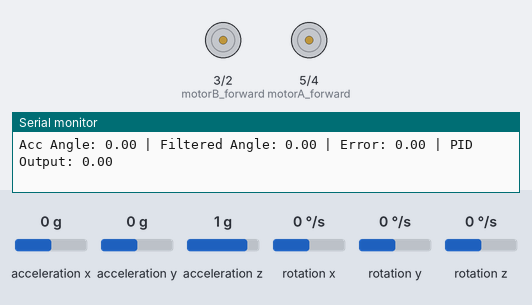
Bench run of a sketch on a simulated Arduino Uno, built with avr-gcc and run on an emulated ATmega328P. On the bench: motor-driver pin pairs drawn as motors (green arrow = first pin HIGH = forward, orange = second pin HIGH = backward, longer = more drive), the last lines printed to the serial monitor. Inputs (shaded band) come from the test bench; at power-on: acceleration x 0 g, rotation x 0 °/s, acceleration z 1 g, acceleration y 0 g, rotation y 0 °/s, rotation z 0 °/s.

Above: at 1.2 s.
1.3 s: acceleration x set to 0.8 g
At 3.5 s:
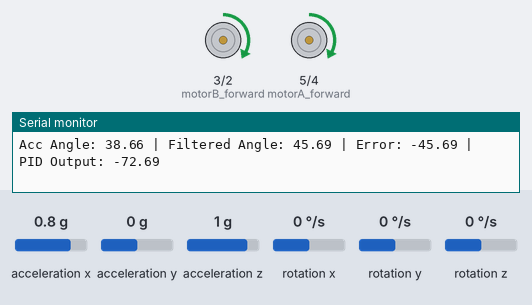
4.3 s: rotation x set to 100 °/s
At 4.8 s:
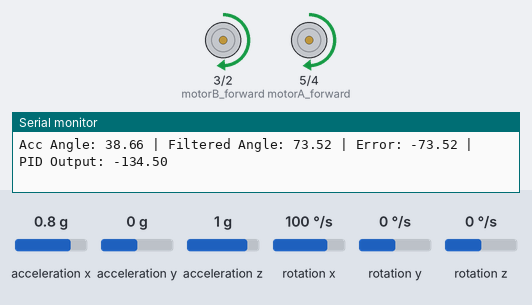
7.3 s: acceleration z set to -0.8 g
10.3 s: acceleration y set to -1.4 g
13.3 s: rotation x set to -192 °/s
16.3 s: rotation x set to 192 °/s
At 17.5 s:
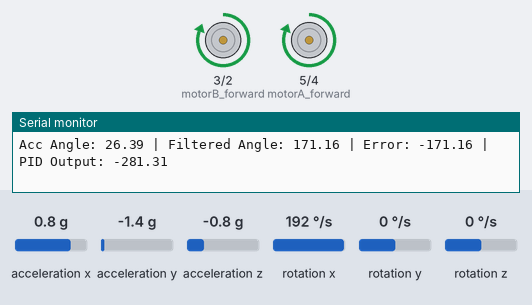
Timing chart, 0 to 20.3 s (numbered marks = the images above; inputs shaded):
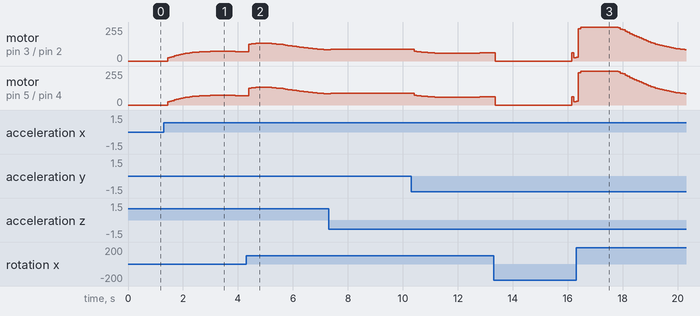

The sketch:

AutonomousBalancing_Kalman.ino
```cpp
#include <Wire.h>
#include <MPU6050.h>
#include <math.h>

//define motor control pins
#define in1 5 //5
#define in2 4 //4
#define in3 3 //3
#define in4 2 //2

//create i2c object
MPU6050 mpu;

//PID parameters
double Kp = 1.5; //tested proportional values:
double Ki = 0.05; //tested integral values:
double Kd = 0.5; //tested derivative values:

//base angle at init
double setPoint = 0.0;

//PID vars
double error = 0.0;
double previousError = 0.0;
double integral = 0.0;
double derivative = 0.0;
double outputPID = 0.0;
unsigned long lastTime = 0;

//motor pins
const int motorA_forward = in1;
const int motorA_backward = in2;
const int motorB_forward = in3;
const int motorB_backward = in4;
const int outputThreshold = 20;

//kalman filter for gyro
class KalmanFilter {
public:
  KalmanFilter() {
    Q_angle = 0.001;    // acc variance
    Q_bias  = 0.003;    // gyro bias
    R_measure = 0.03;   // measurement variance
    angle = 0.0;        // base angle
    bias = 0.0;         // reset bias
    P[0][0] = 0.0;
    P[0][1] = 0.0;
    P[1][0] = 0.0;
    P[1][1] = 0.0;
  }

  double getAngle(double newAngle, double newRate, double dt) {
    //prediction
    rate = newRate - bias;
    angle += dt * rate;

    // Update estimation error covariance and project
    P[0][0] += dt * (dt*P[1][1] - P[0][1] - P[1][0] + Q_angle);
    P[0][1] -= dt * P[1][1];
    P[1][0] -= dt * P[1][1];
    P[1][1] += Q_bias * dt;

    // innovation
    double y = newAngle - angle;
    // covariance
    double S = P[0][0] + R_measure;
    // kalman gain
    double K0 = P[0][0] / S;
    double K1 = P[1][0] / S;

    // update step
    angle += K0 * y;
    bias  += K1 * y;

    // update error covariance
    double P00_temp = P[0][0];
    double P01_temp = P[0][1];

    P[0][0] -= K0 * P00_temp;
    P[0][1] -= K0 * P01_temp;
    P[1][0] -= K1 * P00_temp;
    P[1][1] -= K1 * P01_temp;

    return angle;
  }

private:
  double Q_angle, Q_bias, R_measure;
  double angle, bias, rate;
  double P[2][2];
};

// call kalman class
KalmanFilter kalman;

void setup() {
  Serial.begin(9600);
  Wire.begin();

  // init mpu6050
  Serial.println("Initializing MPU6050...");
  mpu.initialize();
  if (mpu.testConnection()) {
    Serial.println("MPU6050 connection successful");
  } else {
    Serial.println("MPU6050 connection failed");
  }

  // motor control pins
  pinMode(motorA_forward, OUTPUT);
  pinMode(motorA_backward, OUTPUT);
  pinMode(motorB_forward, OUTPUT);
  pinMode(motorB_backward, OUTPUT);

  lastTime = millis();
}

void loop() {
  unsigned long now = millis();
  double dt = (now - lastTime) / 1000.0; // unit conversion to s
  if (dt <= 0) return; //dont time travel

  // accelerometer
  int16_t ax, ay, az;
  mpu.getAcceleration(&ax, &ay, &az);
  // just comment acceleration if sensor isn't centered or do geometry to adjust offset
  double accAngle = atan2((double)ax, sqrt((double)ay * ay + (double)az * az)) * 180.0 / PI;

  //gyro
  int16_t gx, gy, gz;
  mpu.getRotation(&gx, &gy, &gz);
  // degrees per second and change axis
  double gyroRate = gx / 131.0;

  // update kalman data
  double filteredAngle = kalman.getAngle(accAngle, gyroRate, dt);

  //error calc
  error = setPoint - filteredAngle;
  integral += error * dt;
  derivative = (error - previousError) / dt;
  outputPID = Kp * error + Ki * integral + Kd * derivative;

  //output testing
  Serial.print("Acc Angle: ");
  Serial.print(accAngle);
  Serial.print(" | Filtered Angle: ");
  Serial.print(filteredAngle);
  Serial.print(" | Error: ");
  Serial.print(error);
  Serial.print(" | PID Output: ");
  Serial.println(outputPID);

  previousError = error;
  lastTime = now;

  //pid control out to motor
  int motorSpeed = constrain(abs(outputPID), outputThreshold, 255);
  if (outputPID > outputThreshold) {
    driveBackward(motorSpeed);
  } else if (outputPID < -outputThreshold) {
    driveForward(motorSpeed);
  } else {
    stopMotors();
  }

  delay(10);
}

// drive functions
void driveForward(int speed) {
  analogWrite(motorA_forward, speed);
  analogWrite(motorB_forward, speed);
  analogWrite(motorA_backward, 0);
  analogWrite(motorB_backward, 0);
}

void driveBackward(int speed) {
  analogWrite(motorA_forward, 0);
  analogWrite(motorB_forward, 0);
  analogWrite(motorA_backward, speed);
  analogWrite(motorB_backward, speed);
}

//stop when adjusted
void stopMotors() {
  analogWrite(motorA_forward, 0);
  analogWrite(motorB_forward, 0);
  analogWrite(motorA_backward, 0);
  analogWrite(motorB_backward, 0);
}
```

Measured:
- after the input at 1.3 s, motor on pin 3 (motorB_forward) / pin 2 (motorB_backward), motor on pin 5 (motorA_forward) / pin 4 (motorA_backward): rises from stopped to forward 72/255 in 1.6 s, then falls to forward 70/255 in 1.2 s
